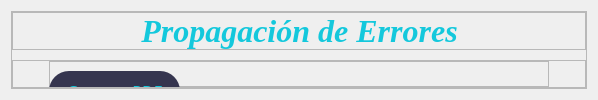
            <widget class="QWidget" name="page_dos">
             <layout class="QVBoxLayout" name="verticalLayout_7">
              <item>
               <widget class="QFrame" name="frame_12">
                <property name="styleSheet">
                 <string notr="true">QPushButton{
background-color:rgb(53, 53, 79);
color: rgb(20, 200, 220);
border-top-left-radius: 20px;
border-bottom-left-radius: 20px;
border-top-right-radius: 20px;
border-bottom-right-radius: 20px;
font: 75 12pt &quot;Arial Black&quot;;
}
QPushButton:hover{
background-color: rgb(20, 200, 220);
color: white;
border-top-left-radius: 20px;
border-bottom-left-radius: 20px;
border-top-right-radius: 20px;
border-bottom-right-radius: 20px;
font: 75 12pt &quot;Arial Black&quot;;
}</string>
                </property>
                <property name="frameShape">
                 <enum>QFrame::StyledPanel</enum>
                </property>
                <property name="frameShadow">
                 <enum>QFrame::Raised</enum>
                </property>
                <layout class="QVBoxLayout" name="verticalLayout_12">
                 <property name="spacing">
                  <number>10</number>
                 </property>
                 <property name="leftMargin">
                  <number>0</number>
                 </property>
                 <property name="topMargin">
                  <number>0</number>
                 </property>
                 <property name="rightMargin">
                  <number>0</number>
                 </property>
                 <property name="bottomMargin">
                  <number>0</number>
                 </property>
                 <item>
                  <widget class="QFrame" name="frame_16">
                   <property name="maximumSize">
                    <size>
                     <width>16777215</width>
                     <height>50</height>
                    </size>
                   </property>
                   <property name="frameShape">
                    <enum>QFrame::StyledPanel</enum>
                   </property>
                   <property name="frameShadow">
                    <enum>QFrame::Raised</enum>
                   </property>
                   <layout class="QHBoxLayout" name="horizontalLayout_10">
                    <property name="spacing">
                     <number>0</number>
                    </property>
                    <property name="leftMargin">
                     <number>0</number>
                    </property>
                    <property name="topMargin">
                     <number>0</number>
                    </property>
                    <property name="rightMargin">
                     <number>0</number>
                    </property>
                    <property name="bottomMargin">
                     <number>0</number>
                    </property>
                    <item>
                     <spacer name="horizontalSpacer_16">
                      <property name="orientation">
                       <enum>Qt::Horizontal</enum>
                      </property>
                      <property name="sizeHint" stdset="0">
                       <size>
                        <width>128</width>
                        <height>20</height>
                       </size>
                      </property>
                     </spacer>
                    </item>
                    <item>
                     <widget class="QLabel" name="labelTema_8">
                      <property name="font">
                       <font>
                        <family>Times New Roman</family>
                        <pointsize>24</pointsize>
                        <weight>75</weight>
                        <italic>true</italic>
                        <bold>true</bold>
                       </font>
                      </property>
                      <property name="styleSheet">
                       <string notr="true">color: rgb(20, 200, 220);</string>
                      </property>
                      <property name="text">
                       <string>Propagación de Errores</string>
                      </property>
                      <property name="alignment">
                       <set>Qt::AlignCenter</set>
                      </property>
                     </widget>
                    </item>
                    <item>
                     <spacer name="horizontalSpacer_17">
                      <property name="orientation">
                       <enum>Qt::Horizontal</enum>
                      </property>
                      <property name="sizeHint" stdset="0">
                       <size>
                        <width>127</width>
                        <height>20</height>
                       </size>
                      </property>
                     </spacer>
                    </item>
                   </layout>
                  </widget>
                 </item>
                 <item>
                  <widget class="QFrame" name="frame_17">
                   <property name="frameShape">
                    <enum>QFrame::StyledPanel</enum>
                   </property>
                   <property name="frameShadow">
                    <enum>QFrame::Raised</enum>
                   </property>
                   <layout class="QHBoxLayout" name="horizontalLayout_11">
                    <property name="spacing">
                     <number>0</number>
                    </property>
                    <property name="leftMargin">
                     <number>0</number>
                    </property>
                    <property name="topMargin">
                     <number>0</number>
                    </property>
                    <property name="rightMargin">
                     <number>0</number>
                    </property>
                    <property name="bottomMargin">
                     <number>0</number>
                    </property>
                    <item>
                     <spacer name="horizontalSpacer_18">
                      <property name="orientation">
                       <enum>Qt::Horizontal</enum>
                      </property>
                      <property name="sizeHint" stdset="0">
                       <size>
                        <width>34</width>
                        <height>20</height>
                       </size>
                      </property>
                     </spacer>
                    </item>
                    <item>
                     <widget class="QFrame" name="frame_18">
                      <property name="minimumSize">
                       <size>
                        <width>500</width>
                        <height>0</height>
                       </size>
                      </property>
                      <property name="frameShape">
                       <enum>QFrame::StyledPanel</enum>
                      </property>
                      <property name="frameShadow">
                       <enum>QFrame::Raised</enum>
                      </property>
                      <widget class="QLabel" name="labelFuncion">
                       <property name="geometry">
                        <rect>
                         <x>160</x>
                         <y>30</y>
                         <width>181</width>
                         <height>20</height>
                        </rect>
                       </property>
                       <property name="font">
                        <font>
                         <family>Arial Black</family>
                         <pointsize>12</pointsize>
                         <weight>9</weight>
                         <italic>false</italic>
                         <bold>false</bold>
                        </font>
                       </property>
                       <property name="styleSheet">
                        <string notr="true">font: 75 12pt &quot;Arial Black&quot;;
color: rgb(20, 200, 220);</string>
                       </property>
                       <property name="text">
                        <string>f(x)=(e**x)/(e**(x -1))</string>
                       </property>
                      </widget>
                      <widget class="QLabel" name="labelFuncion_2">
                       <property name="geometry">
                        <rect>
                         <x>130</x>
                         <y>80</y>
                         <width>101</width>
                         <height>41</height>
                        </rect>
                       </property>
                       <property name="font">
                        <font>
                         <family>Arial Black</family>
                         <pointsize>12</pointsize>
                         <weight>9</weight>
                         <italic>false</italic>
                         <bold>false</bold>
                        </font>
                       </property>
                       <property name="styleSheet">
                        <string notr="true">font: 75 12pt &quot;Arial Black&quot;;
color: rgb(20, 200, 220);</string>
                       </property>
                       <property name="text">
                        <string>Valor de X:</string>
                       </property>
                      </widget>
                      <widget class="QTextEdit" name="textValorX">
                       <property name="geometry">
                        <rect>
                         <x>250</x>
                         <y>80</y>
                         <width>151</width>
                         <height>41</height>
                        </rect>
                       </property>
                       <property name="font">
                        <font>
                         <family>Times New Roman</family>
                         <pointsize>14</pointsize>
                        </font>
                       </property>
                       <property name="styleSheet">
                        <string notr="true">border: 2px solid rgb(53, 53, 79); 
color: rgb(20, 200, 220);
border-top-left-radius: 20px;
border-bottom-left-radius: 20px;
border-top-right-radius: 20px;
border-bottom-right-radius: 20px;
</string>
                       </property>
                       <property name="verticalScrollBarPolicy">
                        <enum>Qt::ScrollBarAlwaysOff</enum>
                       </property>
                      </widget>
                      <widget class="QPushButton" name="botonCalcular">
                       <property name="geometry">
                        <rect>
                         <x>90</x>
                         <y>170</y>
                         <width>141</width>
                         <height>41</height>
                        </rect>
                       </property>
                       <property name="font">
                        <font>
                         <family>Arial Black</family>
                         <pointsize>12</pointsize>
                         <weight>9</weight>
                         <italic>false</italic>
                         <bold>false</bold>
                        </font>
                       </property>
                       <property name="styleSheet">
                        <string notr="true"/>
                       </property>
                       <property name="text">
                        <string>Calcular</string>
                       </property>
                      </widget>
                      <widget class="QPushButton" name="botonGrafico">
                       <property name="geometry">
                        <rect>
                         <x>260</x>
                         <y>170</y>
                         <width>171</width>
                         <height>41</height>
                        </rect>
                       </property>
                       <property name="font">
                        <font>
                         <family>Arial Black</family>
                         <pointsize>12</pointsize>
                         <weight>9</weight>
                         <italic>false</italic>
                         <bold>false</bold>
                        </font>
                       </property>
                       <property name="styleSheet">
                        <string notr="true"/>
                       </property>
                       <property name="text">
                        <string>Mostrar gráfico</string>
                       </property>
                      </widget>
                      <widget class="QLabel" name="labelResultado_2">
                       <property name="geometry">
                        <rect>
                         <x>210</x>
                         <y>260</y>
                         <width>231</width>
                         <height>41</height>
                        </rect>
                       </property>
                       <property name="font">
                        <font>
                         <family>Times New Roman</family>
                         <pointsize>16</pointsize>
                        </font>
                       </property>
                       <property name="styleSheet">
                        <string notr="true">border: 2px solid rgb(53, 53, 79); 
color: rgb(20, 200, 220);
border-top-left-radius: 20px;
border-bottom-left-radius: 20px;
border-top-right-radius: 20px;
border-bottom-right-radius: 20px;
</string>
                       </property>
                       <property name="text">
                        <string/>
                       </property>
                      </widget>
                      <widget class="QLabel" name="labelTema_11">
                       <property name="geometry">
                        <rect>
                         <x>100</x>
                         <y>260</y>
                         <width>101</width>
                         <height>41</height>
                        </rect>
                       </property>
                       <property name="font">
                        <font>
                         <family>Arial Black</family>
                         <pointsize>12</pointsize>
                         <weight>9</weight>
                         <italic>false</italic>
                         <bold>false</bold>
                        </font>
                       </property>
                       <property name="styleSheet">
                        <string notr="true">font: 75 12pt &quot;Arial Black&quot;;
color: rgb(20, 200, 220);
</string>
                       </property>
                       <property name="text">
                        <string>Resultado</string>
                       </property>
                       <property name="alignment">
                        <set>Qt::AlignCenter</set>
                       </property>
                      </widget>
                      <widget class="QPushButton" name="botonPDFErrores">
                       <property name="geometry">
                        <rect>
                         <x>0</x>
                         <y>10</y>
                         <width>131</width>
                         <height>41</height>
                        </rect>
                       </property>
                       <property name="font">
                        <font>
                         <family>Arial Black</family>
                         <pointsize>12</pointsize>
                         <weight>9</weight>
                         <italic>false</italic>
                         <bold>false</bold>
                        </font>
                       </property>
                       <property name="styleSheet">
                        <string notr="true"/>
                       </property>
                       <property name="text">
                        <string>Generar PDF</string>
                       </property>
                      </widget>
                     </widget>
                    </item>
                    <item>
                     <spacer name="horizontalSpacer_19">
                      <property name="orientation">
                       <enum>Qt::Horizontal</enum>
                      </property>
                      <property name="sizeHint" stdset="0">
                       <size>
                        <width>34</width>
                        <height>20</height>
                       </size>
                      </property>
                     </spacer>
                    </item>
                   </layout>
                  </widget>
                 </item>
                </layout>
               </widget>
              </item>
             </layout>
            </widget>
